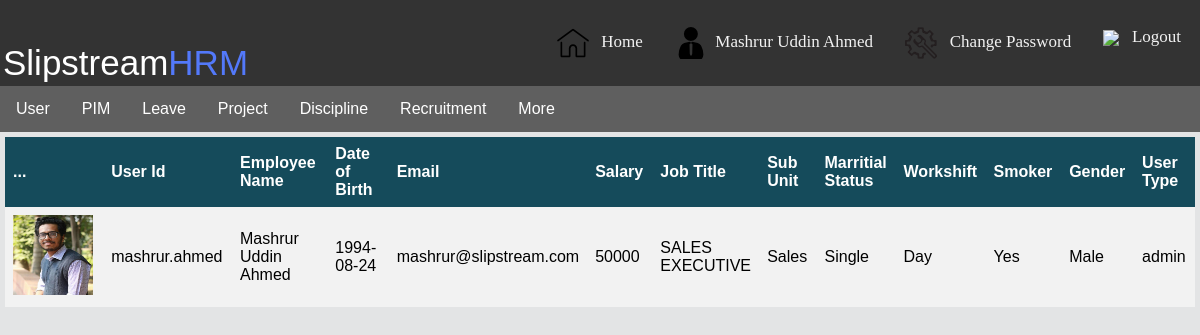
Page /?admin_home_profile&user_id=mashrur.ahmed (signed in) on the committed database.
### tables this page shows
CREATE TABLE `user` (
  `id` int(100) NOT NULL,
  `user_id` varchar(250) DEFAULT NULL,
  `name` varchar(250) DEFAULT NULL,
  `password` varchar(200) DEFAULT NULL,
  `email` varchar(200) DEFAULT NULL,
  `salary` int(100) DEFAULT NULL,
  `user_type` varchar(100) DEFAULT NULL,
  `user_image` varchar(250) DEFAULT NULL,
  `job_title` varchar(200) DEFAULT NULL,
  `sub_unit` varchar(200) DEFAULT NULL,
  `married` varchar(200) DEFAULT NULL,
  `workshift` varchar(200) DEFAULT NULL,
  `smoker` varchar(100) DEFAULT NULL,
  `dob` varchar(200) DEFAULT NULL,
  `gender` varchar(100) DEFAULT NULL
);

### lib/data_access_helper.php (called while the page is built, shortened)
<?php
	$serverName = "localhost";
	$userName = "root";
	$dbName = "slipstream_hrm_system";
	function executeNonQuery($query){
		global $serverName, $userName, $password, $dbName;
		$result = false;
		$connection = mysqli_connect($serverName, $userName, "", $dbName);
		if($connection){
			$result = mysqli_query($connection, $query);
		}
		return $result;
	}
	function executeQuery($query){
		return executeNonQuery($query);
	}
?>

### data/home_data_access.php (called while the page is built, shortened)
<?php require_once(APP_ROOT."/lib/data_access_helper.php") ?>
<?php
	function getUserByIdFromDb($id){
		$query = "SELECT * FROM user WHERE user_id='$id'";
		$result = executeQuery($query);
		$user = null;
		if($result){
			$user = mysqli_fetch_assoc($result);
		}
		return $user;
	}
	?>

### core/home_service.php (called while the page is built, shortened)
<?php require_once(APP_ROOT."/data/home_data_access.php") ?>
<?php
    function getUserById($id){
        return getUserByIdFromDb($id);
    }
?>

### app/view/admin/profile.php (the view, shortened to what this page needs)
<!DOCTYPE HTML PUBLIC "-//W3C//DTD HTML 4.01//EN" "http://www.w3.org/TR/html4/strict.dtd">
<html>
<head>
	<link rel="stylesheet" type="text/css" href="app/view/css/table.css">
</head>
<body bgcolor="#e3e4e5">
	<div class="user_manage_body">
		<center>
			<table class="table" align="center" id="user_table">
				<tbody style="text-align: left;">
					<tr>
						<th style="width: 200px; padding: 8px;">
							<font size="3"> ...</font>
						</th>
						<th style="width: 200px; padding: 8px;">
							<font size="3"> User Id</font>
						</th>
						<th style="width:  260px; padding: 8px;">
							<font size="3"> Employee Name </font>
						</th>
						<th style="width:  260px; padding: 8px;">
							<font size="3"> Date of Birth </font>
						</th>
						<th style="width:  150px; padding: 8px;">
							<font size="3"> Email </font>
						</th>
						<th style="width:  115px; padding: 8px;">
		               		<font size=3> Salary </font>
			            </th>
			            <th style="width:  115px; padding: 8px;">
		               		<font size=3> Job Title </font>
			            </th>
			            <th style="width:  115px; padding: 8px;">
		               		<font size=3> Sub Unit </font>
			            </th>
			            <th style="width:  115px; padding: 8px;">
		               		<font size=3> Marritial Status </font>
			            </th>
			            <th style="width:  115px; padding: 8px;">
		               		<font size=3> Workshift </font>
			            </th>
			            <th style="width:  115px; padding: 8px;">
		               		<font size=3> Smoker </font>
			            </th>
			            <th style="width:  115px; padding: 8px;">
		               		<font size=3> Gender </font>
			            </th>
			            <th style="width:  115px; padding: 8px;">
		               		<font size=3> User Type </font>
			            </th>
					</tr>
				<?php
									 echo   " <tr>
									<td style='padding: 8px;'><img height='80' width='80' src = '/Slipstream_HRM_System/app/view/Images/User_Images/".$userList['user_image']."' alt='user image'/></td>
							 		<td style='padding: 8px;'>$userList[user_id]</td>
							 		<td style='padding: 8px;'>$userList[name]</td>
							 		<td style='padding: 8px;'>$userList[dob]</td>
							 		<td style='padding: 8px;'>$userList[email]</td>
							 		<td style='padding: 8px;'>$userList[salary]</td>
							 		<td style='padding: 8px;'>$userList[job_title]</td>
							 		<td style='padding: 8px;'>$userList[sub_unit]</td>
							 		<td style='padding: 8px;'>$userList[married]</td>
							 		<td style='padding: 8px;'>$userList[workshift]</td>
							 		<td style='padding: 8px;'>$userList[smoker]</td>
							 		<td style='padding: 8px;'>$userList[gender]</td>
							 		<td style='padding: 8px;'>$userList[user_type]</td>
							 		</tr>";
									 ?>
				</tbody>
			</table>
		</center>
	</div>
</body>
</html>

### app/view/css/header.css (style rules this page uses)
body { margin:0; }

### app/view/css/table.css (style rules this page uses)
* { box-sizing: border-box; }
.table { border-collapse: collapse; width: 100%; font-family: sans-serif; }
.table tr:nth-child(even) { background-color: #f2f2f2; }
.table tr:nth-child(odd) { background-color: #fff; }
.table th { background-color: #154b5b; color: white; }

### app/view/admin/profile.php (style rules this page uses)
.user_manage_body { margin: 5px; }

### rows in the picture
user: user_image (picture), user "mashrur.ahmed", name "Mashrur Uddin Ahmed", dob "1994-08-24", email "mashrur@slipstream.com", salary "50000", job_title "SALES EXECUTIVE", sub_unit "Sales", married "Single", workshift "Day", smoker "Yes", gender "Male", user_type "admin"

### other values in the picture
$_SESSION[name] "Mashrur Uddin Ahmed"
